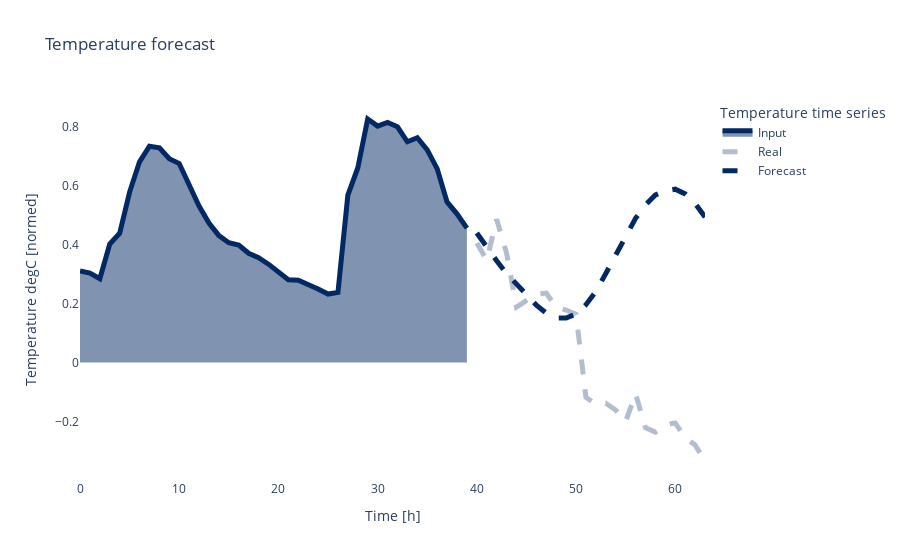

The notebook cell this image was saved under:
### Code cell
multi_window.plot_interactive(model)

### Figure 1 — Plotly figure (JSON) as saved in the notebook; plotly's stock layout.template omitted (floating-point values rounded to 4 significant figures)
{"data": [{"fill": "tozeroy", "line": {"width": 5}, "marker": {"color": "#022963", "size": 10}, "mode": "lines", "name": "Input", "type": "scatter", "x": [0, 1, 2, 3, 4, 5, 6, 7, 8, 9, 10, 11, 12, 13, 14, 15, 16, 17, 18, 19, 20, 21, 22, 23, 24, 25, 26, 27, 28, 29, 30, 31, 32, 33, 34, 35, 36, 37, 38, 39], "y": [0.311, 0.3041, 0.2844, 0.4023, 0.4393, 0.5791, 0.6819, 0.735, 0.7293, 0.6923, 0.6761, 0.6033, 0.5317, 0.4739, 0.4312, 0.4069, 0.3988, 0.3711, 0.3561, 0.3341, 0.3052, 0.281, 0.2798, 0.2659, 0.2498, 0.2324, 0.2382, 0.5687, 0.6611, 0.8275, 0.8032, 0.8159, 0.8009, 0.7501, 0.7639, 0.7223, 0.6588, 0.5456, 0.5051, 0.4566]}, {"line": {"dash": "dash", "width": 5}, "marker": {"color": "#022963", "size": 7}, "mode": "lines", "name": "Real", "opacity": 0.3, "type": "scatter", "x": [40, 41, 42, 43, 44, 45, 46, 47, 48, 49, 50, 51, 52, 53, 54, 55, 56, 57, 58, 59, 60, 61, 62, 63], "y": [0.4057, 0.3468, 0.4866, 0.3711, 0.1885, 0.2128, 0.2324, 0.2359, 0.1874, 0.1781, 0.1643, -0.1188, -0.1419, -0.1385, -0.1616, -0.2008, -0.1061, -0.2216, -0.2367, -0.2124, -0.2055, -0.2563, -0.2806, -0.3349]}, {"line": {"dash": "dash", "width": 5}, "marker": {"color": "#022963", "size": 10}, "mode": "lines", "name": "Forecast", "type": "scatter", "x": [40, 41, 42, 43, 44, 45, 46, 47, 48, 49, 50, 51, 52, 53, 54, 55, 56, 57, 58, 59, 60, 61, 62, 63], "y": [0.4398, 0.3913, 0.3457, 0.3021, 0.2649, 0.2282, 0.195, 0.1676, 0.1512, 0.1512, 0.1644, 0.1963, 0.2411, 0.3024, 0.367, 0.434, 0.4897, 0.5354, 0.5692, 0.5829, 0.5889, 0.5728, 0.5405, 0.494]}], "layout": {"legend": {"title": {"text": "Temperature time series"}}, "plot_bgcolor": "#ffffff", "title": {"text": "Temperature forecast"}, "xaxis": {"title": {"text": "Time [h]"}}, "yaxis": {"title": {"text": "Temperature degC [normed]"}}}}
